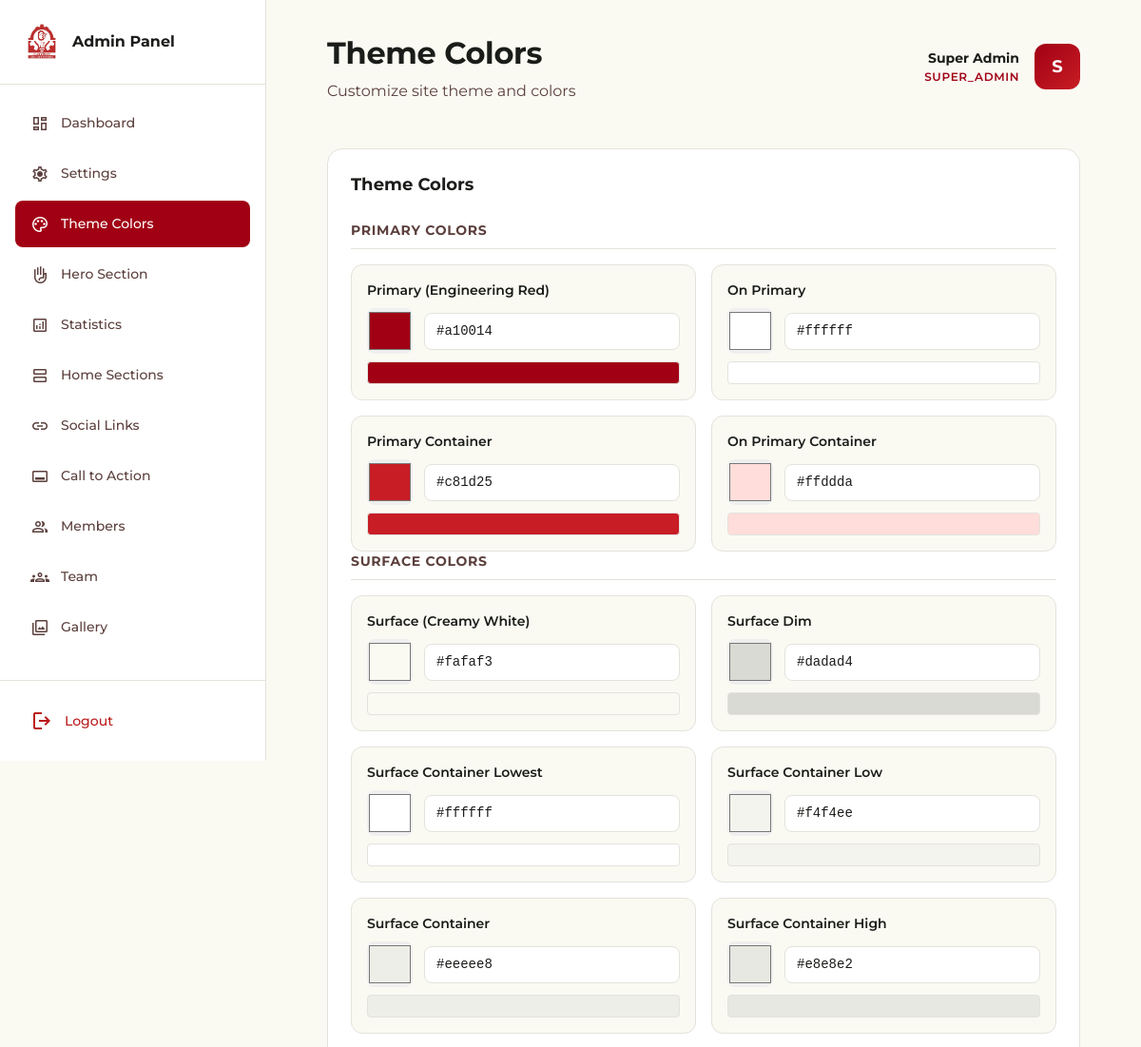
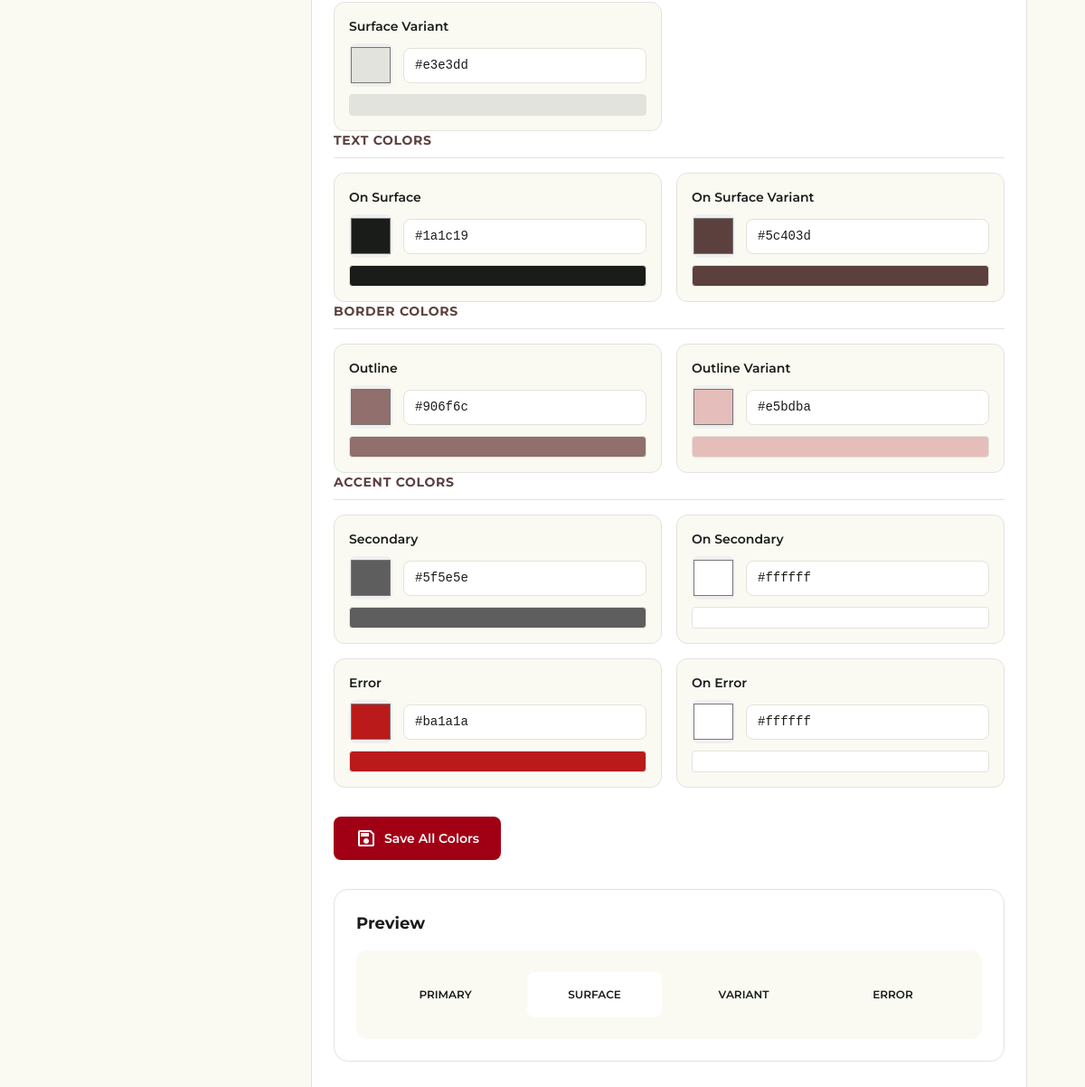
The page /admin/colors.php (signed in) on the database its author committed (2 pictures, top to bottom).
### tables this page shows
CREATE TABLE `site_colors` (
  `id` int(11) NOT NULL AUTO_INCREMENT,
  `color_key` varchar(50) NOT NULL,
  `color_name` varchar(100) NOT NULL,
  `color_value` varchar(20) NOT NULL,
  `category` enum('primary','surface','text','border','accent') DEFAULT 'primary',
  `sort_order` int(11) DEFAULT 0,
  `created_at` timestamp NULL DEFAULT current_timestamp(),
  `updated_at` timestamp NULL DEFAULT current_timestamp() ON UPDATE current_timestamp(),
  PRIMARY KEY (`id`),
  UNIQUE KEY `color_key` (`color_key`)
);

### admin/colors.php (the view, shortened to what this page needs)
<?php
include_once '../includes/db.php';
$colors = $conn->query("SELECT * FROM site_colors ORDER BY category, sort_order");
include 'includes/layout.php';
?>
<div class="card" style="max-width: 900px;">
    <div style="display: flex; justify-content: space-between; align-items: center; margin-bottom: 24px;">
        <h2 style="font-size: 18px; font-weight: 700;">Theme Colors</h2>
    </div>
    <form method="POST">
        <?php
        $current_category = '';
        while($c = $colors->fetch_assoc()):
            if($c['category'] !== $current_category):
                if($current_category !== '') echo '</div>';
                $current_category = $c['category'];
        ?>
            <div style="margin-bottom: 32px;">
                <h3 style="font-size: 14px; font-weight: 700; text-transform: uppercase; letter-spacing: 0.05em; color: #5c403d; margin-bottom: 16px; padding-bottom: 8px; border-bottom: 1px solid #e3e3dd;">
                    <?php echo ucfirst($c['category']); ?> Colors
                </h3>
                <div style="display: grid; grid-template-columns: repeat(auto-fill, minmax(280px, 1fr)); gap: 16px;">
        <?php endif; ?>
                    <div style="background: #fafaf3; padding: 16px; border-radius: 12px; border: 1px solid #e3e3dd;">
                        <label style="display: block; margin-bottom: 8px; font-weight: 600; font-size: 14px;"><?php echo $c['color_name']; ?></label>
                        <div style="display: flex; align-items: center; gap: 12px;">
                            <input type="color" name="color_value[<?php echo $c['id']; ?>]" value="<?php echo $c['color_value']; ?>" style="width: 48px; height: 48px; border: none; border-radius: 8px; cursor: pointer;">
                            <input type="text" value="<?php echo $c['color_value']; ?>" readonly style="flex: 1; padding: 8px 12px; border: 1px solid #e3e3dd; border-radius: 8px; font-family: monospace; font-size: 14px; background: #fff;">
                        </div>
                        <div style="margin-top: 8px; width: 100%; height: 24px; background: <?php echo $c['color_value']; ?>; border-radius: 4px; border: 1px solid #e3e3dd;"></div>
                    </div>
        <?php endwhile; ?>
                </div>
            </div>
        </div>
        <button type="submit" class="btn btn-primary">
            <span class="material-symbols-outlined">save</span>
            Save All Colors
        </button>
    </form>
</div>
<div class="card" style="max-width: 900px; margin-top: 24px;">
    <h2 style="font-size: 18px; font-weight: 700; margin-bottom: 16px;">Preview</h2>
    <div style="display: grid; grid-template-columns: repeat(4, 1fr); gap: 16px; padding: 24px; background: #fafaf3; border-radius: 12px;">
        <div style="text-align: center; padding: 16px; background: var(--primary); color: var(--on-primary); border-radius: 8px;">
            <div style="font-size: 12px; font-weight: 600; text-transform: uppercase;">Primary</div>
        </div>
        <div style="text-align: center; padding: 16px; background: #ffffff; border: 1px solid var(--outline); border-radius: 8px;">
            <div style="font-size: 12px; font-weight: 600; text-transform: uppercase;">Surface</div>
        </div>
        <div style="text-align: center; padding: 16px; background: var(--surface-variant); color: var(--on-surface); border-radius: 8px;">
            <div style="font-size: 12px; font-weight: 600; text-transform: uppercase;">Variant</div>
        </div>
        <div style="text-align: center; padding: 16px; background: var(--error); color: var(--on-error); border-radius: 8px;">
            <div style="font-size: 12px; font-weight: 600; text-transform: uppercase;">Error</div>
        </div>
    </div>
</div>
<?php include 'includes/footer.php'; ?>

### admin/includes/layout.php (style rules this page uses)
* { margin: 0; padding: 0; box-sizing: border-box; }
body { font-family: 'Montserrat', sans-serif; background-color: #fafaf3; color: #1a1c19; line-height: 1.6; }
.card { background: #ffffff; border: 1px solid #e3e3dd; border-radius: 16px; padding: 24px; }
.btn { display: inline-flex; align-items: center; gap: 8px; padding: 12px 24px; border-radius: 8px; font-weight: 600; font-size: 14px; text-decoration: none; cursor: pointer; border: none; transition: all 0.2s ease; }
.btn-primary { background: #a10014; color: #ffffff; }

### rows shown on the page
site_colors: category "PRIMARY", color_name "Primary (Engineering Red)", color_value "#a10014"
site_colors: color_name "On Primary", color_value "#ffffff"
site_colors: color_name "Primary Container", color_value "#c81d25"
site_colors: color_name "On Primary Container", color_value "#ffddda"
site_colors: category "SURFACE", color_name "Surface (Creamy White)", color_value "#fafaf3"
site_colors: color_name "Surface Dim", color_value "#dadad4"
site_colors: color_name "Surface Container Lowest", color_value "#ffffff"
site_colors: color_name "Surface Container Low", color_value "#f4f4ee"
site_colors: color_name "Surface Container", color_value "#eeeee8"
site_colors: color_name "Surface Container High", color_value "#e8e8e2"
site_colors: color_name "Surface Variant", color_value "#e3e3dd"
site_colors: category "TEXT", color_name "On Surface", color_value "#1a1c19"
site_colors: color_name "On Surface Variant", color_value "#5c403d"
site_colors: category "BORDER", color_name "Outline", color_value "#906f6c"
site_colors: color_name "Outline Variant", color_value "#e5bdba"
site_colors: category "ACCENT", color_name "Secondary", color_value "#5f5e5e"
site_colors: color_name "On Secondary", color_value "#ffffff"
site_colors: color_name "Error", color_value "#ba1a1a"
site_colors: color_name "On Error", color_value "#ffffff"

### other values the page prints
$info['label'] "Dashboard"
$info['label'] "Settings"
$info['label'] "Theme Colors"
$info['label'] "Hero Section"
$info['label'] "Statistics"
$info['label'] "Home Sections"
$info['label'] "Social Links"
$info['label'] "Call to Action"
$info['label'] "Members"
$info['label'] "Team"
$info['label'] "Gallery"
$pageTitle "Theme Colors"
$pageSubtitle "Customize site theme and colors"
$_SESSION['admin_name'] "Super Admin"
$_SESSION['admin_role'] "SUPER_ADMIN"
